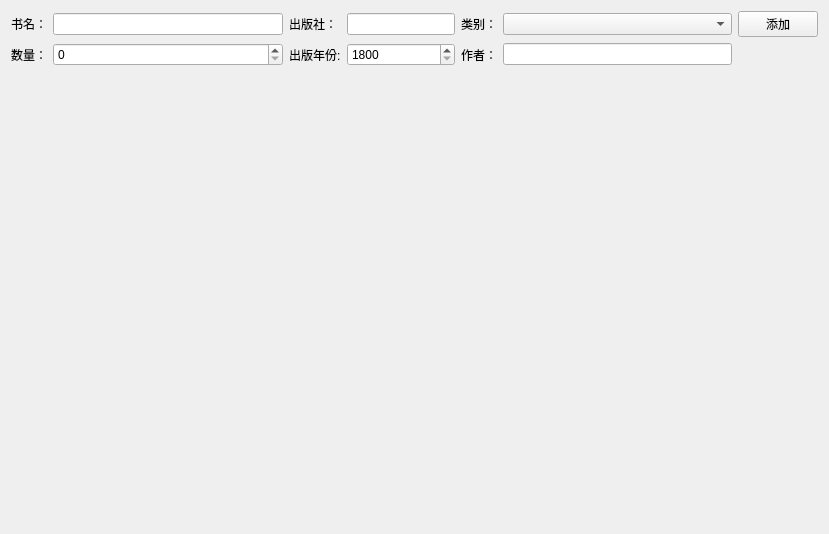
<?xml version="1.0" encoding="UTF-8"?>
<ui version="4.0">
 <class>InsertBookWidget</class>
 <widget class="QWidget" name="InsertBookWidget">
  <property name="geometry">
   <rect>
    <x>0</x>
    <y>0</y>
    <width>829</width>
    <height>534</height>
   </rect>
  </property>
  <property name="windowTitle">
   <string>Form</string>
  </property>
  <layout class="QGridLayout" name="gridLayout">
   <item row="0" column="0">
    <widget class="QLabel" name="label">
     <property name="text">
      <string>书名：</string>
     </property>
    </widget>
   </item>
   <item row="0" column="1">
    <widget class="QLineEdit" name="booknameLineEdit"/>
   </item>
   <item row="0" column="2">
    <widget class="QLabel" name="label_3">
     <property name="text">
      <string>出版社：</string>
     </property>
    </widget>
   </item>
   <item row="0" column="3" colspan="2">
    <widget class="QLineEdit" name="publisherLineEdit"/>
   </item>
   <item row="0" column="5">
    <widget class="QLabel" name="label_5">
     <property name="text">
      <string>类别：</string>
     </property>
    </widget>
   </item>
   <item row="0" column="6">
    <widget class="QComboBox" name="catagoryComboBox"/>
   </item>
   <item row="0" column="7">
    <widget class="QPushButton" name="insertPushButton">
     <property name="text">
      <string>添加</string>
     </property>
    </widget>
   </item>
   <item row="1" column="0">
    <widget class="QLabel" name="label_2">
     <property name="text">
      <string>数量：</string>
     </property>
    </widget>
   </item>
   <item row="1" column="1">
    <widget class="QSpinBox" name="numberSpinBox"/>
   </item>
   <item row="1" column="5">
    <widget class="QLabel" name="label_6">
     <property name="text">
      <string>作者：</string>
     </property>
    </widget>
   </item>
   <item row="1" column="6">
    <widget class="QLineEdit" name="authorLineEdit"/>
   </item>
   <item row="2" column="0" colspan="8">
    <widget class="BookList" name="bookList" native="true"/>
   </item>
   <item row="1" column="2">
    <widget class="QLabel" name="label_4">
     <property name="text">
      <string>出版年份:</string>
     </property>
    </widget>
   </item>
   <item row="1" column="3" colspan="2">
    <widget class="QSpinBox" name="publishYearSpinBox">
     <property name="minimum">
      <number>1800</number>
     </property>
     <property name="maximum">
      <number>2300</number>
     </property>
    </widget>
   </item>
  </layout>
 </widget>
 <customwidgets>
  <customwidget>
   <class>BookList</class>
   <extends>QWidget</extends>
   <header location="global">booklist.h</header>
   <container>1</container>
  </customwidget>
 </customwidgets>
 <resources/>
 <connections/>
</ui>
